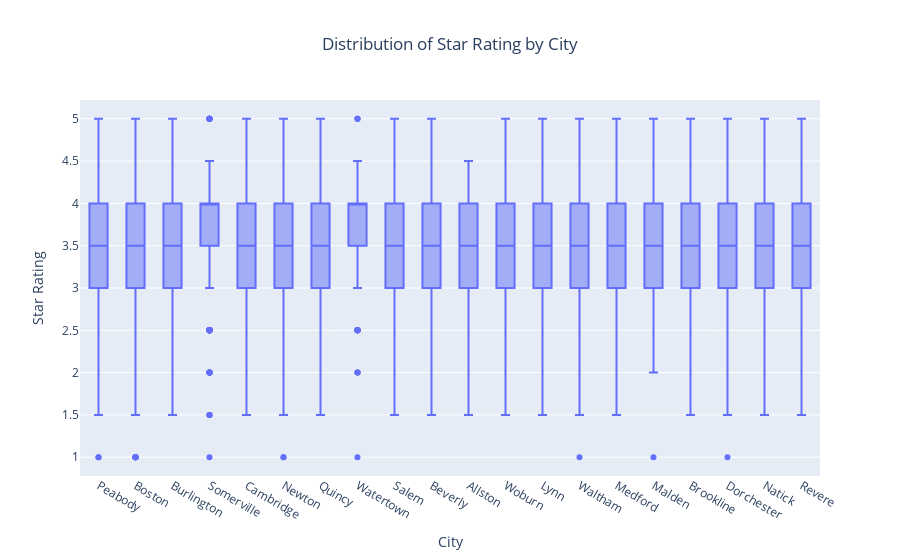

The notebook cell saved with this chart:
### Code cell
#df = px.data.tips()
fig = px.box(df, x="city", y="stars", title="Distribution of Star Rating by City",
             labels={
                     "city": "City",
                     "stars": "Star Rating"
                 })
fig.update_layout(title_x=0.5)
fig.show()

### Figure 1 — Plotly figure (JSON) as saved in the notebook; plotly's stock layout.template omitted (floating-point values rounded to 4 significant figures; data arrays with more than 128 entries replaced by an {"elided": "..."} marker saying what was removed)
{"data": [{"alignmentgroup": "True", "hovertemplate": "City=%{x}<br>Star Rating=%{y}<extra></extra>", "legendgroup": "", "marker": {"color": "#636efa"}, "name": "", "notched": false, "offsetgroup": "", "orientation": "v", "showlegend": false, "type": "box", "x": {"elided": "6996 str values"}, "x0": " ", "xaxis": "x", "y": {"elided": "6996 float values"}, "y0": " ", "yaxis": "y"}], "layout": {"boxmode": "group", "legend": {"tracegroupgap": 0}, "title": {"text": "Distribution of Star Rating by City", "x": 0.5}, "xaxis": {"anchor": "y", "domain": [0, 1], "title": {"text": "City"}}, "yaxis": {"anchor": "x", "domain": [0, 1], "title": {"text": "Star Rating"}}}}
